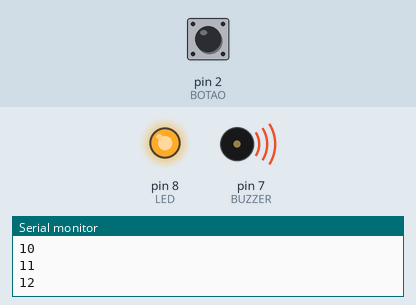
Recording of a sketch running on a simulated Arduino Uno, built with avr-gcc and run on an emulated ATmega328P. Parts: output pins drawn as LEDs (lit = HIGH), buzzer (waves = sounding, pin HIGH), the last lines printed to the serial monitor. The test bench sets the inputs (shaded band); at power-on: pin 2 (BOTAO) HIGH.

Above: at 1.2 s.
1.3 s: pin 2 (BOTAO) pulled LOW for 0.15 s
At 1.37 s:
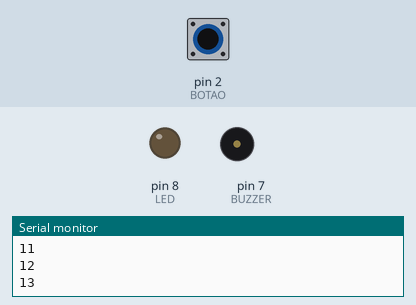
2.9 s: pin 2 (BOTAO) pulled LOW for 3.2 s
At 6.5 s:
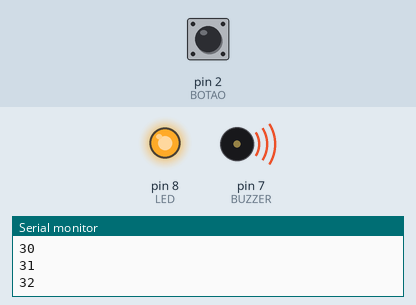
Timing chart, 0 to 8.0 s (numbered marks = the images above; inputs shaded):
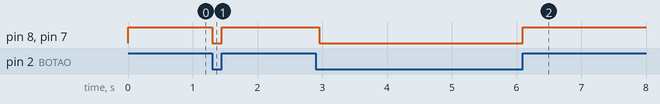

The sketch:

1_count_buzz_led.ino
```cpp
const int BOTAO = 2;
const int BUZZER = 7;
const int LED = 8;

int count = 0;

void setup() {
  Serial.begin(115200);
  Serial.println("inicio");

  pinMode(BOTAO, INPUT_PULLUP);
  pinMode(BUZZER, OUTPUT);
  pinMode(LED, OUTPUT);

  digitalWrite(BUZZER, LOW);
  digitalWrite(LED, LOW);
}

void loop() {
  int estadoBotao = digitalRead(BOTAO);

  if (estadoBotao == LOW) {
    digitalWrite(BUZZER, LOW);
    digitalWrite(LED, LOW);
  } else {
    digitalWrite(LED, HIGH);
    digitalWrite(BUZZER, HIGH);
    count++;
    Serial.println(count);
    delay(100);
  }
}
```

Measured:
- after the input at 1.3 s, pin 8 (LED), pin 7 (BUZZER): HIGH → LOW at once, → HIGH 0.15 s later
- after the input at 2.9 s, pin 8 (LED), pin 7 (BUZZER): HIGH → LOW after 0.05 s, → HIGH 3.1 s later
